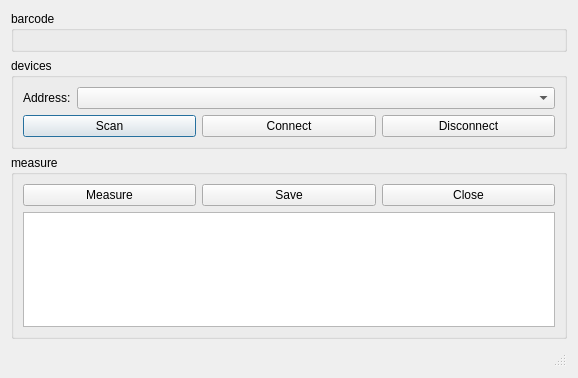
<?xml version="1.0" encoding="UTF-8"?>
<ui version="4.0">
 <class>ThermometerDialog</class>
 <widget class="QDialog" name="ThermometerDialog">
  <property name="geometry">
   <rect>
    <x>0</x>
    <y>0</y>
    <width>578</width>
    <height>378</height>
   </rect>
  </property>
  <property name="windowTitle">
   <string>Temperature Measurement</string>
  </property>
  <layout class="QVBoxLayout" name="verticalLayout_2">
   <item>
    <widget class="QGroupBox" name="idGroupBox">
     <property name="sizePolicy">
      <sizepolicy hsizetype="Preferred" vsizetype="Preferred">
       <horstretch>0</horstretch>
       <verstretch>0</verstretch>
      </sizepolicy>
     </property>
     <property name="title">
      <string>barcode</string>
     </property>
     <layout class="QHBoxLayout" name="horizontalLayout">
      <item>
       <widget class="BarcodeWidget" name="barcodeWidget" native="true"/>
      </item>
     </layout>
    </widget>
   </item>
   <item>
    <widget class="QGroupBox" name="devicesGroupBox">
     <property name="title">
      <string>devices</string>
     </property>
     <layout class="QVBoxLayout" name="verticalLayout">
      <item>
       <layout class="QHBoxLayout" name="horizontalLayout_3">
        <item>
         <widget class="QLabel" name="macLabel">
          <property name="text">
           <string>Address:</string>
          </property>
         </widget>
        </item>
        <item>
         <widget class="QComboBox" name="deviceComboBox">
          <property name="sizePolicy">
           <sizepolicy hsizetype="Preferred" vsizetype="Fixed">
            <horstretch>1</horstretch>
            <verstretch>0</verstretch>
           </sizepolicy>
          </property>
         </widget>
        </item>
       </layout>
      </item>
      <item>
       <layout class="QHBoxLayout" name="horizontalLayout_2">
        <item>
         <widget class="QPushButton" name="scanButton">
          <property name="text">
           <string>Scan</string>
          </property>
         </widget>
        </item>
        <item>
         <widget class="QPushButton" name="connectButton">
          <property name="text">
           <string>Connect</string>
          </property>
         </widget>
        </item>
        <item>
         <widget class="QPushButton" name="disconnectButton">
          <property name="text">
           <string>Disconnect</string>
          </property>
         </widget>
        </item>
       </layout>
      </item>
     </layout>
    </widget>
   </item>
   <item>
    <widget class="QGroupBox" name="measureGroupBox">
     <property name="sizePolicy">
      <sizepolicy hsizetype="Preferred" vsizetype="Preferred">
       <horstretch>0</horstretch>
       <verstretch>0</verstretch>
      </sizepolicy>
     </property>
     <property name="title">
      <string>measure</string>
     </property>
     <layout class="QVBoxLayout" name="verticalLayout_3" stretch="0,0">
      <item>
       <layout class="QHBoxLayout" name="horizontalLayout_4">
        <item>
         <widget class="QPushButton" name="measureButton">
          <property name="text">
           <string>Measure</string>
          </property>
         </widget>
        </item>
        <item>
         <widget class="QPushButton" name="saveButton">
          <property name="sizePolicy">
           <sizepolicy hsizetype="Minimum" vsizetype="Fixed">
            <horstretch>0</horstretch>
            <verstretch>0</verstretch>
           </sizepolicy>
          </property>
          <property name="text">
           <string>Save</string>
          </property>
         </widget>
        </item>
        <item>
         <widget class="QPushButton" name="closeButton">
          <property name="text">
           <string>Close</string>
          </property>
         </widget>
        </item>
       </layout>
      </item>
      <item>
       <widget class="QTableView" name="testdataTableView"/>
      </item>
     </layout>
    </widget>
   </item>
   <item>
    <widget class="QStatusBar" name="statusBar"/>
   </item>
  </layout>
 </widget>
 <customwidgets>
  <customwidget>
   <class>BarcodeWidget</class>
   <extends>QWidget</extends>
   <header>widgets/BarcodeWidget.h</header>
   <container>1</container>
  </customwidget>
 </customwidgets>
 <includes>
  <include location="local">widgets/BarcodeWidget.h</include>
 </includes>
 <resources/>
 <connections/>
</ui>
